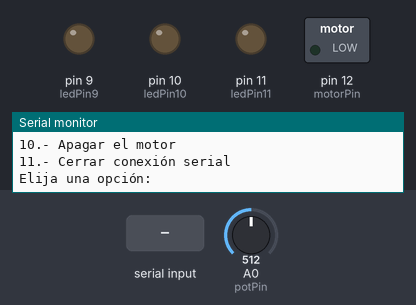
Simulated run of this sketch. Board: Arduino Uno, built with avr-gcc and run on an emulated ATmega328P. Parts: switched loads named in the sketch (green lamp = pin HIGH), output pins drawn as LEDs (lit = HIGH), the last lines printed to the serial monitor. Inputs (shaded band) come from the test bench; at power-on: A0 (potPin) = 512.

Above: at 1.4 s.
1.5 s: "1" received over Serial
At 2.5 s:
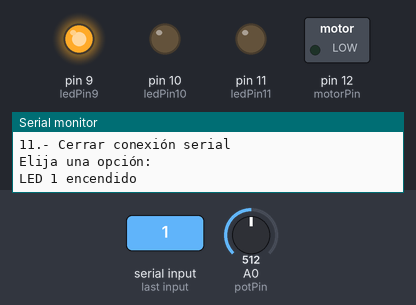
3.0 s: A0 (potPin) set to 527
At 3.6 s:
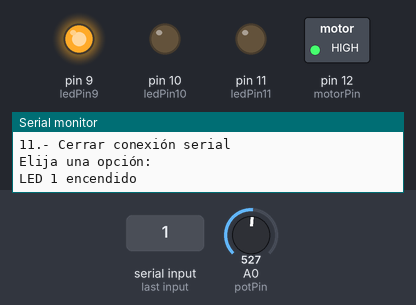
4.5 s: "2" received over Serial
At 4.8 s:
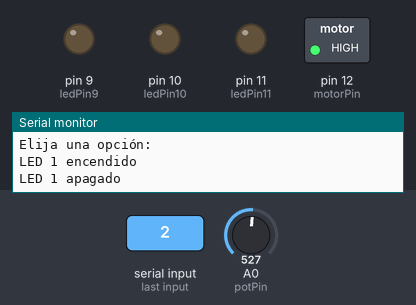
6.0 s: "7" received over Serial
At 7.1 s:
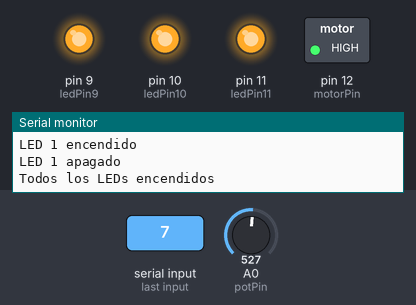
7.5 s: A0 (potPin) set to 511
At 8.2 s:
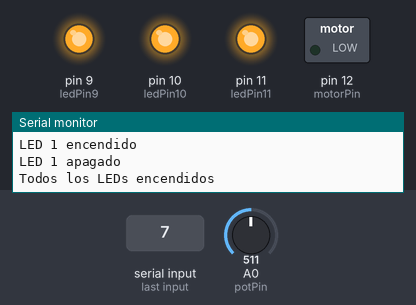
9.0 s: "4" received over Serial
At 9.4 s:
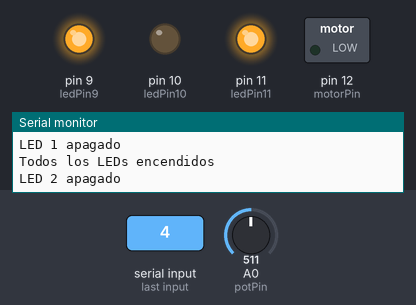
Timing chart, 0 to 11.5 s (numbered marks = the images above; inputs shaded):
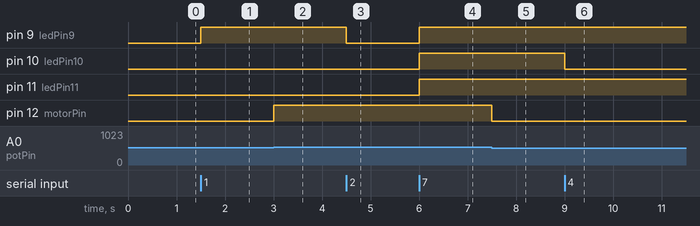

Measured:
- the behaviour switches between 513 and 514 on A0 (potPin) (found by bisection; images 1 and 2)
- after the input at 1.5 s, pin 9 (ledPin9): LOW → HIGH at once
- after the input at 3.0 s, pin 12 (motorPin): LOW → HIGH at once
- after the input at 4.5 s, pin 9 (ledPin9): HIGH → LOW at once
- after the input at 6.0 s, pin 9 (ledPin9), pin 10 (ledPin10), pin 11 (ledPin11): LOW → HIGH at once
- after the input at 7.5 s, pin 12 (motorPin): HIGH → LOW at once
- after the input at 9.0 s, pin 10 (ledPin10): HIGH → LOW at once

The sketch:

Casa.ino.ino
```cpp
const int ledPin9 = 9;
const int ledPin10 = 10;
const int ledPin11 = 11;
const int motorPin = 12; // Pin PWM para controlar el motor
const int potPin = A0;  // Pin analógico para el potenciómetro

int potValue = 0; // Variable para almacenar el valor del potenciómetro

void setup() {
  Serial.begin(9600);
  pinMode(ledPin9, OUTPUT);
  pinMode(ledPin10, OUTPUT);
  pinMode(ledPin11, OUTPUT);
  pinMode(motorPin, OUTPUT); // Configura el pin del motor como salida

  // Menú de opciones
  Serial.println("1.- Encender LED 1");
  Serial.println("2.- Apagar LED 1");
  Serial.println("3.- Encender LED 2");
  Serial.println("4.- Apagar LED 2");
  Serial.println("5.- Encender LED 3");
  Serial.println("6.- Apagar LED 3");
  Serial.println("7.- Encender todos los LEDs");
  Serial.println("8.- Apagar todos los LEDs");
  Serial.println("9.- Encender el motor (control por potenciómetro)");
  Serial.println("10.- Apagar el motor");
  Serial.println("11.- Cerrar conexión serial");
  Serial.println("Elija una opción:");
}

void loop() {
  if (Serial.available() > 0) {
    char key = Serial.read();
    executeOption(key);
    delay(200); // Espera para evitar múltiples cambios rápidos si se mantienen presionadas las teclas
  }

  // Lectura del potenciómetro y control del motor
  potValue = analogRead(potPin); // Lee el valor del potenciómetro (0-1023)
  int motorSpeed = map(potValue, 0, 1023, 0, 255); // Mapea el valor a un rango adecuado para la velocidad del motor (0-255)
  analogWrite(motorPin, motorSpeed); // Controla la velocidad del motor
}

void executeOption(char option) {
  switch (option) {
    case '1':
      digitalWrite(ledPin9, HIGH);
      Serial.println("LED 1 encendido");
      break;
    case '2':
      digitalWrite(ledPin9, LOW);
      Serial.println("LED 1 apagado");
      break;
    case '3':
      digitalWrite(ledPin10, HIGH);
      Serial.println("LED 2 encendido");
      break;
    case '4':
      digitalWrite(ledPin10, LOW);
      Serial.println("LED 2 apagado");
      break;
    case '5':
      digitalWrite(ledPin11, HIGH);
      Serial.println("LED 3 encendido");
      break;
    case '6':
      digitalWrite(ledPin11, LOW);
      Serial.println("LED 3 apagado");
      break;
    case '7':
      digitalWrite(ledPin9, HIGH);
      digitalWrite(ledPin10, HIGH);
      digitalWrite(ledPin11, HIGH);
      Serial.println("Todos los LEDs encendidos");
      break;
    case '8':
      digitalWrite(ledPin9, LOW);
      digitalWrite(ledPin10, LOW);
      digitalWrite(ledPin11, LOW);
      Serial.println("Todos los LEDs apagados");
      break;
    case '9':
      digitalWrite(motorPin, HIGH);
      Serial.println("Encender el motor (control por potenciómetro)");

      //digitalWrite(motorPin, LOW);
      //Serial.println("Encender el motor (control por potenciómetro)");
      break;
    case '10':
      digitalWrite(motorPin, LOW);
      Serial.println("Apagar el motor (control por potenciómetro)");
      break;
    case '11':
      Serial.println("Cerrando conexión serial");
      Serial.end();
      break;
    default:
      Serial.println("Opción no válida");
      break;
  }
}
```
